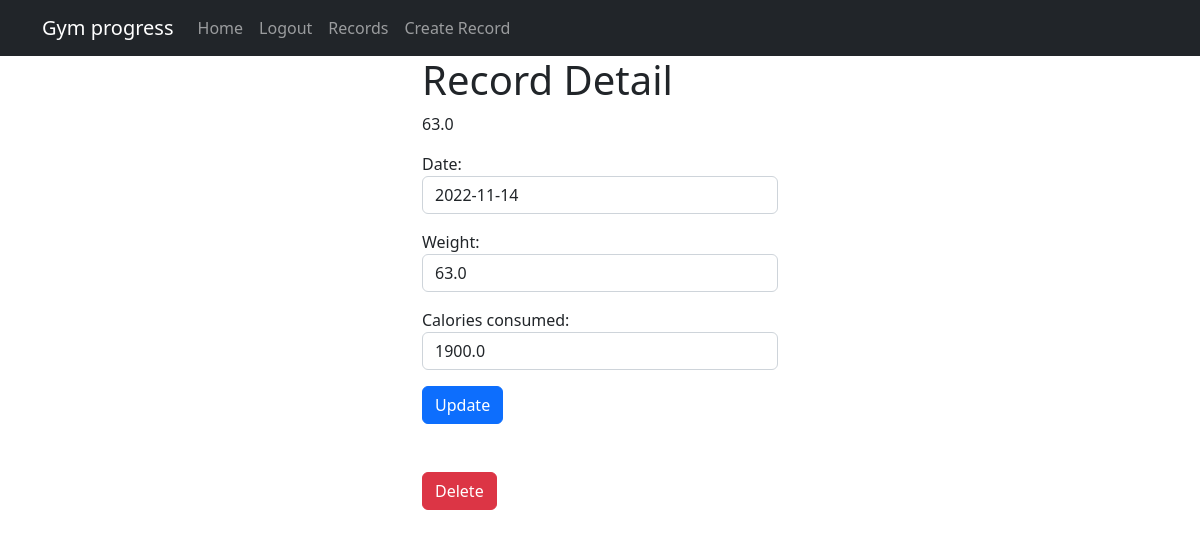
/tasks/3/ (signed in), run on the app's committed database.
### tasks/models.py (models this page shows, shortened)
class Record(models.Model):
    date = models.DateField(null=True, blank=True)
    weight = models.FloatField(null=True)
    calories_consumed=models.FloatField(null=True)
    average_weekly_weight=models.FloatField
    average_weekly_calories_consumed=models.FloatField
    calorie_increases=models.CharField(max_length=100)
    created=models.DateTimeField(auto_now_add=True)
    user=models.ForeignKey(User, on_delete=models.CASCADE)

### tasks/views.py (the view, shortened to what this page needs)
# urls.py: path('tasks/<int:record_id>/',views.record_detail, name='record_detail'),
@login_required
def record_detail(request,record_id):
    if request.method == 'GET':
        record=get_object_or_404(Record, pk=record_id,user=request.user)
        form=RecordForm(instance=record)
        return render(request,"record_detail.html",{'record':record, 'form':form})

### tasks/forms.py
class RecordForm(forms.ModelForm):
    class Meta:
        model=Record
        fields =['date','weight','calories_consumed']
        widgets={
            'date': forms.TextInput(attrs={'class': 'form-control', 'placeholder':'Date'}),
            'weight': forms.TextInput(attrs={'class': 'form-control', 'placeholder':'Record your weight'}),
            'calories_consumed': forms.TextInput(attrs={'class': 'form-control', 'placeholder':'Calories consumed this day'}),
        }

### tasks/templates/record_detail.html (shortened to what this page needs)
{% extends 'base.html' %}
{% block content %}
<main class="container">
    <div class="row">
        <div class="col-md-4 offset-md-4">
            <h1>Record Detail</h1>
            <p>{{record.weight}}</p>
            <form method="POST">
                {{form.as_p}}
                <button class="btn btn-primary">
                    Update
                </button>
            </form>
            <div class="mt-5 d-flex">
                <form action= "{% url 'delete_record' record.id %}" method='POST'>
                    <button class="btn btn-danger">
                        Delete
                    </button>
                </form>
            </div>
        </div>
    </div>
</main>
{% endblock %}

### data on the page
Record: weight "63.0", date "2022-11-14", calories_consumed "1900.0"
